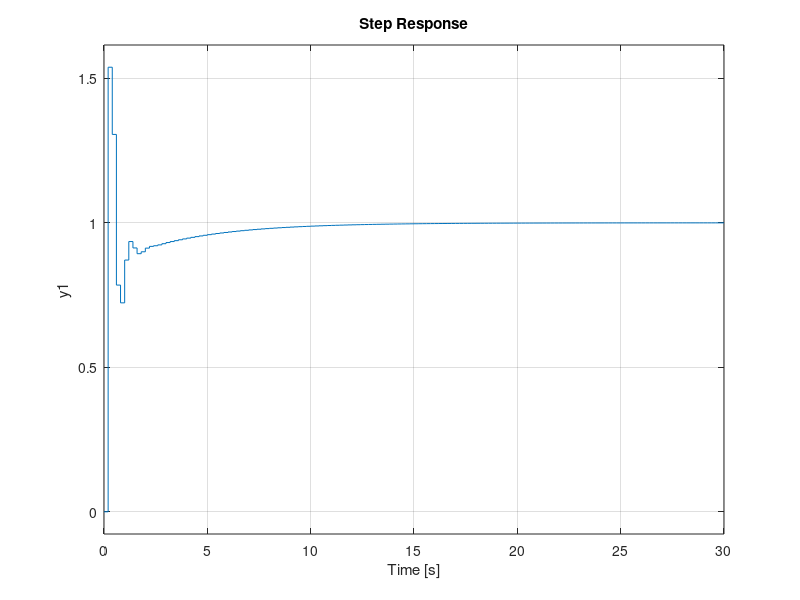

This chart was generated by the following MATLAB code:
clc; clear; close all;
% 모델 생성
num = [5 20];
den = [1 0.5 4];
Gp_tf = tf(num,den);

% 이산시간 시스템으로 변환
T=0.2;
Gd_tf = c2d(Gp_tf,T,'zoh');

% 제어기 생성
Ksp = 1.96;
Ksi = 3.45223;
Cdp = 0.6*tf(Ksp);
Cdi = 0.1*Ksi*tf(T, [1 -1], T);
Cd = Cdp + Cdi;

step(feedback(Gd_tf * Cd, 1)); grid on;